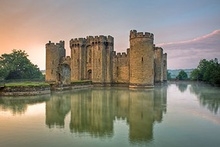
%> input picture color1.jpg, 220 x 147 px, shrunk from 340 x 227 before the run
$ octave --eval "result = dctbasis(imread('color1.jpg'));"   (GNU Octave 9; MATLAB toolbox functions it lacks are replaced by stand-ins)
%> lines starting %> are read from the running program, lines starting %| are printed output that depends on the picture
function [dluma,copareluma, C] = dctbasis(image)
    [height, width] = size(image);
%> height = 147; width = 660
    N = 8;

    % N is the size of the NxN block being DCTed.
    % For this code, it does a 4x4, 8x8, and 16x16
    % Create C
    image = im2double(image);
    luma = image(:,:,1);
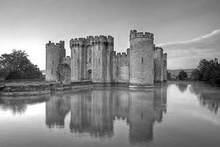
%> luma: size 147x220 double; min 0, max 1, mean 0.55

    C = zeros(N,N);


    for i=1:8:size(luma,1)-7
        for j=1:8:size(luma,2)-7
             C=luma(i:i+7,j:j+7);
             for m = 0:1:N-1
                for n = 0:1:N-1
                    if n == 0
                    k = sqrt(1/N);
                    else
                    k = sqrt(2/N);
                    end
                C(m+1,n+1) = k*cos( ((2*m+1)*n*pi) / (2*N));
                end
             end
            dluma(i:i+7,j:j+7) = C(1:8,1:8);
            copareluma(i:i+7,j:j+7)=dct2(luma(i:i+7,j:j+7));
        end
    end
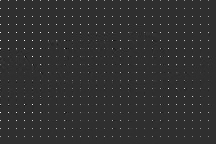
%> copareluma: size 144x216 double; min -1.83, max 7.99, mean 0.0699; drawn with min black and max white
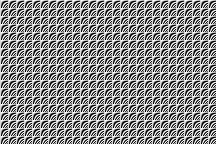
%> dluma: size 144x216 double; min -0.49, max 0.49, mean 0.0442; drawn with min black and max white
%> after the loop, C = [0.354 0.49 0.462 0.416 0.354 0.278 0.191 0.0975; 0.354 0.416 0.191 -0.0975 -0.354 -0.49 -0.462 -0.278; 0.354 0.278 -0.191 -0.49 -0.354 0.0975 0.462 0.416; 0.354 0.0975 -0.462 -0.278 0.354 0.416 -0.191 -0.49; 0.354 -0.0975 -0.462 0.278 0.354 -0.416 -0.191 0.49; 0.354 -0.278 -0.191 0.49 -0.354 -0.0975 0.462 -0.416; 0.354 -0.416 0.191 0.0975 -0.354 0.49 -0.462 0.278; 0.354 -0.49 0.462 -0.416 0.354 -0.278 0.191 -0.0975]; k = 0.5


% [15 lines of commented-out code are left out]
end

$ run again, on forest.jpg
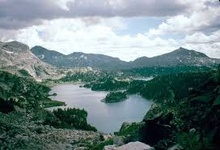
%> input picture forest.jpg, 220 x 150 px, shrunk from 272 x 185 before the run
%> in dctbasis, `luma = image(:,:,1);`:
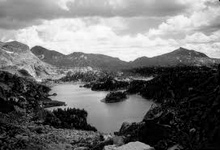
%> luma: size 150x220 double; min 0, max 0.992, mean 0.442
%> after the loop in dctbasis, `for i=1:8:size(luma,1)-7`:
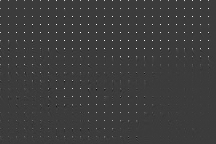
%> copareluma: size 144x216 double; min -2.38, max 7.73, mean 0.0583; drawn with min black and max white
%> after the loop in dctbasis, `for i=1:8:size(luma,1)-7`: C = [0.354 0.49 0.462 0.416 0.354 0.278 0.191 0.0975; 0.354 0.416 0.191 -0.0975 -0.354 -0.49 -0.462 -0.278; 0.354 0.278 -0.191 -0.49 -0.354 0.0975 0.462 0.416; 0.354 0.0975 -0.462 -0.278 0.354 0.416 -0.191 -0.49; 0.354 -0.0975 -0.462 0.278 0.354 -0.416 -0.191 0.49; 0.354 -0.278 -0.191 0.49 -0.354 -0.0975 0.462 -0.416; 0.354 -0.416 0.191 0.0975 -0.354 0.49 -0.462 0.278; 0.354 -0.49 0.462 -0.416 0.354 -0.278 0.191 -0.0975]; k = 0.5

$ run again, on download.png
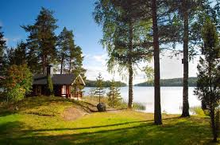
%> input picture download.png, 220 x 145 px, shrunk from 277 x 182 before the run
%> in dctbasis, `luma = image(:,:,1);`:
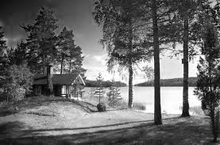
%> luma: size 145x220 double; min 0, max 1, mean 0.408
%> after the loop in dctbasis, `for i=1:8:size(luma,1)-7`:
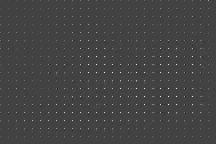
%> copareluma: size 144x216 double; min -2.8, max 7.89, mean 0.0519; drawn with min black and max white
%> after the loop in dctbasis, `for i=1:8:size(luma,1)-7`: C = [0.354 0.49 0.462 0.416 0.354 0.278 0.191 0.0975; 0.354 0.416 0.191 -0.0975 -0.354 -0.49 -0.462 -0.278; 0.354 0.278 -0.191 -0.49 -0.354 0.0975 0.462 0.416; 0.354 0.0975 -0.462 -0.278 0.354 0.416 -0.191 -0.49; 0.354 -0.0975 -0.462 0.278 0.354 -0.416 -0.191 0.49; 0.354 -0.278 -0.191 0.49 -0.354 -0.0975 0.462 -0.416; 0.354 -0.416 0.191 0.0975 -0.354 0.49 -0.462 0.278; 0.354 -0.49 0.462 -0.416 0.354 -0.278 0.191 -0.0975]; k = 0.5
